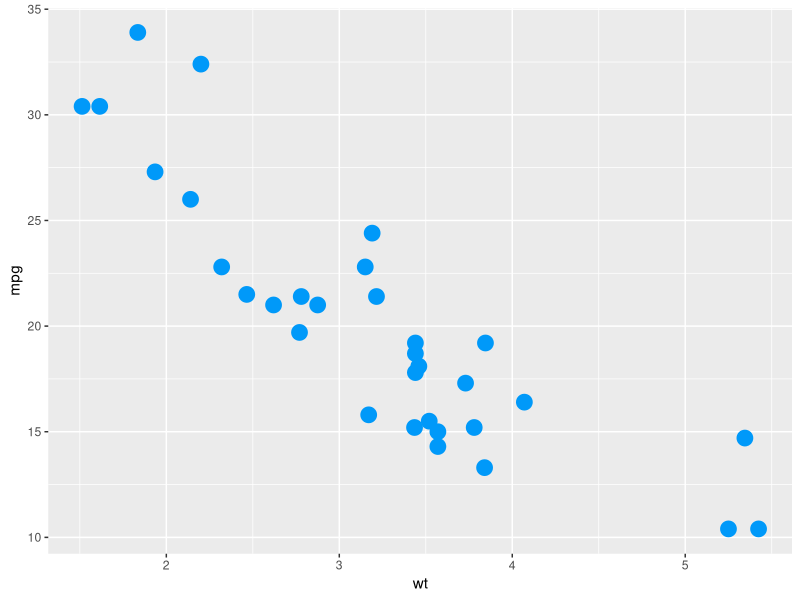

Recreate this plot in R.
## ---- chunk 1
## Initial setup ----
#| echo: true
#| output: false
#| warning: false
suppressMessages({
    if (!require("tidyverse") || !require("palmerpenguins")) {
        options(
         repos = c(CRAN = "https://cran.rstudio.com")
        )
        install.packages(c(
            "tidyverse",
            "palmerpenguins"
            )
        )
    }
})
## ---- chunk 2
head(mtcars)
## ---- chunk 3
#| label: fig-mtscatter
#| fig-cap: Weight of vehicle per 1000lbs (wt) vs. Miles/Gallon (mpg)

library(ggplot2)

ggplot(mtcars, aes(x = wt, y = mpg)) +
    geom_point(color = "#0099f9", size = 5)
